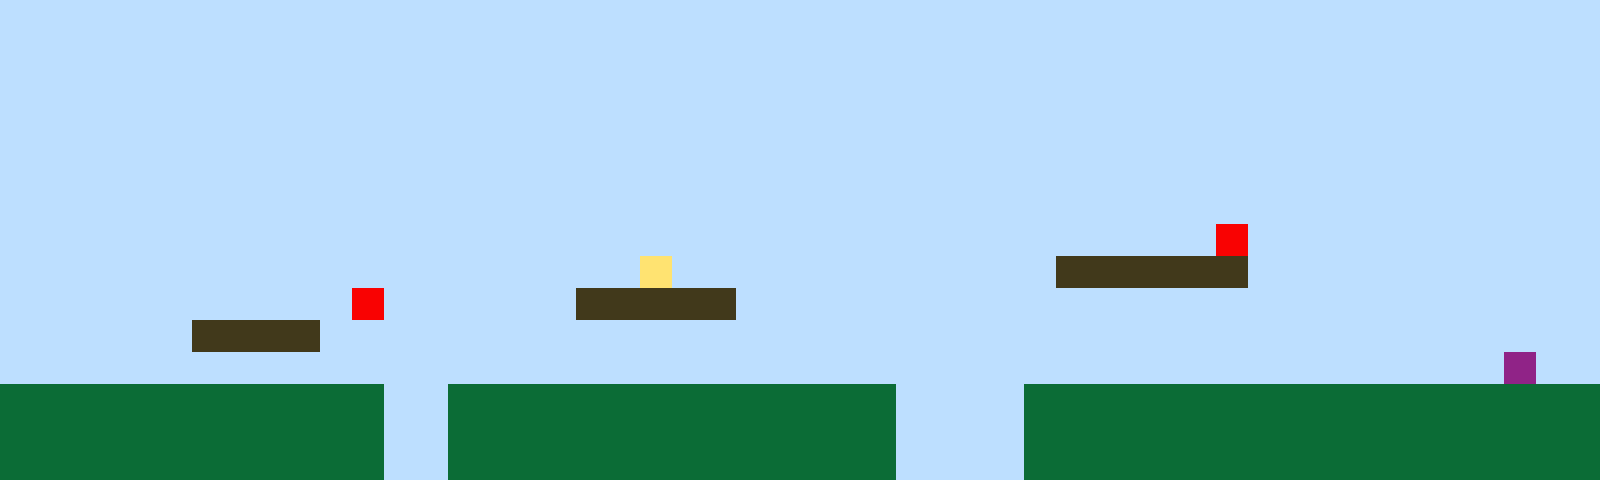

This is a level from a 2D game, rendered from its Tiled map with the project's own tilesets. A one-line summary and the complete map file follow:
An orthogonal 50x15 tile map with 32x32 px tiles, 1 tile layer (Tile Layer 1).

<map version="1.10" tiledversion="1.11.2" orientation="orthogonal" renderorder="right-up" width="50" height="15" tilewidth="32" tileheight="32" infinite="0" nextlayerid="2" nextobjectid="1"><editorsettings><export target="map1.csv" format="csv" /></editorsettings><tileset firstgid="1" name="sprites" tilewidth="32" tileheight="32" tilecount="6" columns="3"><image source="sprites.png" width="96" height="64" /></tileset><layer id="1" name="Tile Layer 1" width="50" height="15"><data encoding="csv">1,1,1,1,1,1,1,1,1,1,1,1,1,1,1,1,1,1,1,1,1,1,1,1,1,1,1,1,1,1,1,1,1,1,1,1,1,1,1,1,1,1,1,1,1,1,1,1,1,1,1,1,1,1,1,1,1,1,1,1,1,1,1,1,1,1,1,1,1,1,1,1,1,1,1,1,1,1,1,1,1,1,1,1,1,1,1,1,1,1,1,1,1,1,1,1,1,1,1,1,1,1,1,1,1,1,1,1,1,1,1,1,1,1,1,1,1,1,1,1,1,1,1,1,1,1,1,1,1,1,1,1,1,1,1,1,1,1,1,1,1,1,1,1,1,1,1,1,1,1,1,1,1,1,1,1,1,1,1,1,1,1,1,1,1,1,1,1,1,1,1,1,1,1,1,1,1,1,1,1,1,1,1,1,1,1,1,1,1,1,1,1,1,1,1,1,1,1,1,1,1,1,1,1,1,1,1,1,1,1,1,1,1,1,1,1,1,1,1,1,1,1,1,1,1,1,1,1,1,1,1,1,1,1,1,1,1,1,1,1,1,1,1,1,1,1,1,1,1,1,1,1,1,1,1,1,1,1,1,1,1,1,1,1,1,1,1,1,1,1,1,1,1,1,1,1,1,1,1,1,1,1,1,1,1,1,1,1,1,1,1,1,1,1,1,1,1,1,1,1,1,1,1,1,1,1,1,1,1,1,1,1,1,1,1,1,1,1,1,1,1,1,1,1,1,1,1,1,1,1,1,1,1,1,1,1,1,1,1,1,1,1,1,1,1,1,1,1,1,1,1,1,1,1,1,1,1,1,1,1,1,1,1,1,1,1,1,1,1,1,1,1,1,1,1,1,1,1,1,1,1,1,1,1,1,1,1,1,5,1,1,1,1,1,1,1,1,1,1,1,1,1,1,1,1,1,1,1,1,1,1,1,1,1,1,1,1,1,1,1,4,1,1,1,1,1,1,1,1,1,1,1,1,3,3,3,3,3,3,1,1,1,1,1,1,1,1,1,1,1,1,1,1,1,1,1,1,1,1,1,1,5,1,1,1,1,1,1,3,3,3,3,3,1,1,1,1,1,1,1,1,1,1,1,1,1,1,1,1,1,1,1,1,1,1,1,1,1,1,1,1,1,1,1,1,1,3,3,3,3,1,1,1,1,1,1,1,1,1,1,1,1,1,1,1,1,1,1,1,1,1,1,1,1,1,1,1,1,1,1,1,1,1,1,1,1,1,1,1,1,1,1,1,1,1,1,1,1,1,1,1,1,1,1,1,1,1,1,1,1,1,1,1,1,1,1,1,1,1,1,1,1,1,1,1,1,1,1,1,1,1,1,1,1,1,1,1,6,1,1,2,2,2,2,2,2,2,2,2,2,2,2,1,1,2,2,2,2,2,2,2,2,2,2,2,2,2,2,1,1,1,1,2,2,2,2,2,2,2,2,2,2,2,2,2,2,2,2,2,2,2,2,2,2,2,2,2,2,2,2,2,2,1,1,2,2,2,2,2,2,2,2,2,2,2,2,2,2,1,1,1,1,2,2,2,2,2,2,2,2,2,2,2,2,2,2,2,2,2,2,2,2,2,2,2,2,2,2,2,2,2,2,1,1,2,2,2,2,2,2,2,2,2,2,2,2,2,2,1,1,1,1,2,2,2,2,2,2,2,2,2,2,2,2,2,2,2,2,2,2</data></layer></map>
